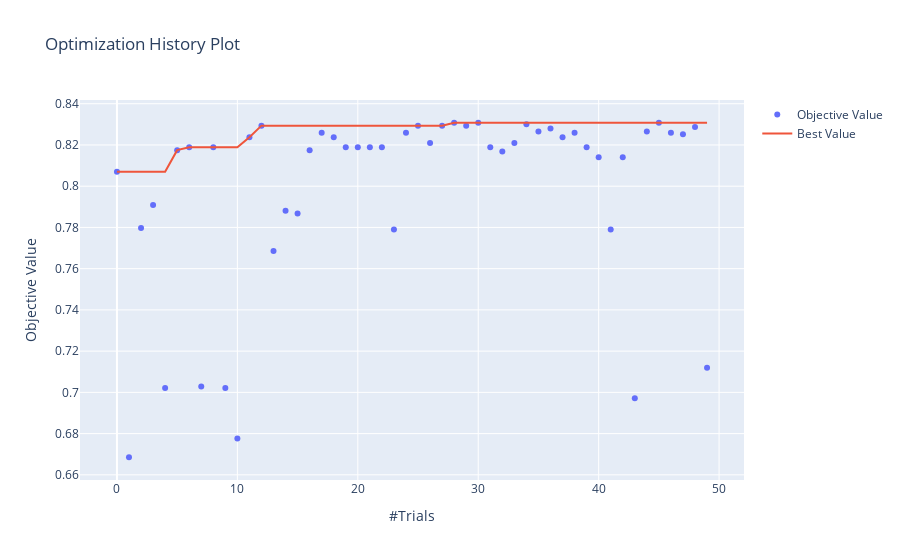

Here is the notebook cell this chart was saved with:
### Code cell
study_svm = create_new_mlrun(model_type='svm')
optuna.visualization.plot_optimization_history(study_svm)
